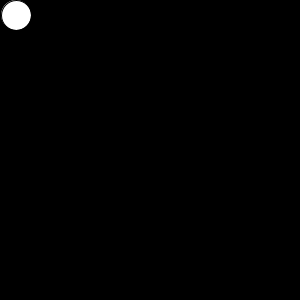
Frame 1 (no input)
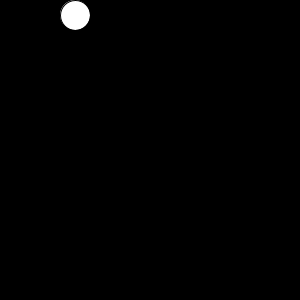
Frame 60 (the mouse pressed at the canvas centre just before this capture)
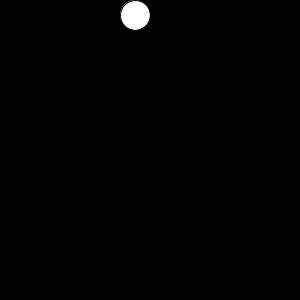
Frame 120 (the mouse held since frame 60 and released just before this capture)

The Processing sketch that drew these frames (run headless with seeded random() and noise(); from frame 60 on, the mouse is pressed at the canvas centre):

// Processing sketch: sketch_150119a
// ── sketch_150119a.pde
float x;
float vx;
int y;

void setup() {
  size(300, 300);
  x = 15;
  vx = 1;
  y = 15;
}

void draw() {
  background(0);
  x += vx;
  
  if(15>x || x>width-15){
    vx += -1;
    y += 15;
  }
  
  if(y>240){
    y=15;
  }
  ellipse(x, y, 30, 30);
}
